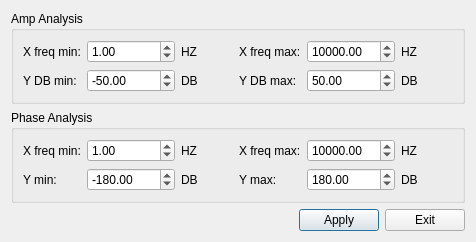
<?xml version="1.0" encoding="UTF-8"?>
<ui version="4.0">
 <class>DFTSettingDialog</class>
 <widget class="QDialog" name="DFTSettingDialog">
  <property name="geometry">
   <rect>
    <x>0</x>
    <y>0</y>
    <width>476</width>
    <height>211</height>
   </rect>
  </property>
  <property name="windowTitle">
   <string>Window Settings</string>
  </property>
  <layout class="QVBoxLayout" name="verticalLayout" stretch="1,1,0">
   <item>
    <widget class="QGroupBox" name="groupBox_fft_amp">
     <property name="title">
      <string>Amp Analysis</string>
     </property>
     <layout class="QGridLayout" name="gridLayout">
      <item row="0" column="0">
       <widget class="QLabel" name="label">
        <property name="text">
         <string>X freq min:</string>
        </property>
       </widget>
      </item>
      <item row="0" column="1">
       <widget class="QDoubleSpinBox" name="doubleSpinBox_fft_amp_xmin">
        <property name="minimum">
         <double>-4294967296.000000000000000</double>
        </property>
        <property name="maximum">
         <double>4294967296.000000000000000</double>
        </property>
        <property name="value">
         <double>1.000000000000000</double>
        </property>
       </widget>
      </item>
      <item row="0" column="2">
       <widget class="QLabel" name="label_3">
        <property name="minimumSize">
         <size>
          <width>40</width>
          <height>0</height>
         </size>
        </property>
        <property name="text">
         <string>HZ</string>
        </property>
       </widget>
      </item>
      <item row="0" column="3">
       <widget class="QLabel" name="label_5">
        <property name="text">
         <string>X freq max:</string>
        </property>
       </widget>
      </item>
      <item row="0" column="4">
       <widget class="QDoubleSpinBox" name="doubleSpinBox_fft_amp_xmax">
        <property name="minimum">
         <double>-4294967296.000000000000000</double>
        </property>
        <property name="maximum">
         <double>4294967296.000000000000000</double>
        </property>
        <property name="value">
         <double>10000.000000000000000</double>
        </property>
       </widget>
      </item>
      <item row="0" column="5">
       <widget class="QLabel" name="label_6">
        <property name="text">
         <string>HZ</string>
        </property>
       </widget>
      </item>
      <item row="1" column="0">
       <widget class="QLabel" name="label_2">
        <property name="text">
         <string>Y DB min:</string>
        </property>
       </widget>
      </item>
      <item row="1" column="1">
       <widget class="QDoubleSpinBox" name="doubleSpinBox_fft_amp_ymin">
        <property name="minimum">
         <double>-4294967296.000000000000000</double>
        </property>
        <property name="maximum">
         <double>4294967296.000000000000000</double>
        </property>
        <property name="value">
         <double>-50.000000000000000</double>
        </property>
       </widget>
      </item>
      <item row="1" column="2">
       <widget class="QLabel" name="label_4">
        <property name="minimumSize">
         <size>
          <width>40</width>
          <height>0</height>
         </size>
        </property>
        <property name="text">
         <string>DB</string>
        </property>
       </widget>
      </item>
      <item row="1" column="3">
       <widget class="QLabel" name="label_7">
        <property name="text">
         <string>Y DB max:</string>
        </property>
       </widget>
      </item>
      <item row="1" column="4">
       <widget class="QDoubleSpinBox" name="doubleSpinBox_fft_amp_ymax">
        <property name="minimum">
         <double>-4294967296.000000000000000</double>
        </property>
        <property name="maximum">
         <double>4294967296.000000000000000</double>
        </property>
        <property name="value">
         <double>50.000000000000000</double>
        </property>
       </widget>
      </item>
      <item row="1" column="5">
       <widget class="QLabel" name="label_8">
        <property name="text">
         <string>DB</string>
        </property>
       </widget>
      </item>
     </layout>
    </widget>
   </item>
   <item>
    <widget class="QGroupBox" name="groupBox_fft_phase">
     <property name="title">
      <string>Phase Analysis</string>
     </property>
     <layout class="QGridLayout" name="gridLayout_2">
      <item row="0" column="0">
       <widget class="QLabel" name="label_9">
        <property name="text">
         <string>X freq min:</string>
        </property>
       </widget>
      </item>
      <item row="0" column="1">
       <widget class="QDoubleSpinBox" name="doubleSpinBox_fft_pha_xmin">
        <property name="minimum">
         <double>-4294967296.000000000000000</double>
        </property>
        <property name="maximum">
         <double>4294967296.000000000000000</double>
        </property>
        <property name="value">
         <double>1.000000000000000</double>
        </property>
       </widget>
      </item>
      <item row="0" column="2">
       <widget class="QLabel" name="label_13">
        <property name="minimumSize">
         <size>
          <width>40</width>
          <height>0</height>
         </size>
        </property>
        <property name="text">
         <string>HZ</string>
        </property>
       </widget>
      </item>
      <item row="0" column="3">
       <widget class="QLabel" name="label_10">
        <property name="text">
         <string>X freq max:</string>
        </property>
       </widget>
      </item>
      <item row="0" column="4">
       <widget class="QDoubleSpinBox" name="doubleSpinBox_fft_pha_xmax">
        <property name="minimum">
         <double>-4294967296.000000000000000</double>
        </property>
        <property name="maximum">
         <double>4294967296.000000000000000</double>
        </property>
        <property name="value">
         <double>10000.000000000000000</double>
        </property>
       </widget>
      </item>
      <item row="0" column="5">
       <widget class="QLabel" name="label_14">
        <property name="text">
         <string>HZ</string>
        </property>
       </widget>
      </item>
      <item row="1" column="0">
       <widget class="QLabel" name="label_11">
        <property name="text">
         <string>Y min:</string>
        </property>
       </widget>
      </item>
      <item row="1" column="1">
       <widget class="QDoubleSpinBox" name="doubleSpinBox_fft_pha_ymin">
        <property name="minimum">
         <double>-4294967296.000000000000000</double>
        </property>
        <property name="maximum">
         <double>4294967296.000000000000000</double>
        </property>
        <property name="value">
         <double>-180.000000000000000</double>
        </property>
       </widget>
      </item>
      <item row="1" column="2">
       <widget class="QLabel" name="label_15">
        <property name="minimumSize">
         <size>
          <width>40</width>
          <height>0</height>
         </size>
        </property>
        <property name="text">
         <string>DB</string>
        </property>
       </widget>
      </item>
      <item row="1" column="3">
       <widget class="QLabel" name="label_12">
        <property name="text">
         <string>Y max:</string>
        </property>
       </widget>
      </item>
      <item row="1" column="4">
       <widget class="QDoubleSpinBox" name="doubleSpinBox_fft_pha_ymax">
        <property name="minimum">
         <double>-4294967296.000000000000000</double>
        </property>
        <property name="maximum">
         <double>4294967296.000000000000000</double>
        </property>
        <property name="value">
         <double>180.000000000000000</double>
        </property>
       </widget>
      </item>
      <item row="1" column="5">
       <widget class="QLabel" name="label_16">
        <property name="text">
         <string>DB</string>
        </property>
       </widget>
      </item>
     </layout>
    </widget>
   </item>
   <item>
    <layout class="QHBoxLayout" name="horizontalLayout">
     <item>
      <spacer name="horizontalSpacer">
       <property name="orientation">
        <enum>Qt::Horizontal</enum>
       </property>
       <property name="sizeHint" stdset="0">
        <size>
         <width>40</width>
         <height>20</height>
        </size>
       </property>
      </spacer>
     </item>
     <item>
      <widget class="QPushButton" name="btn_fft_apply">
       <property name="text">
        <string>Apply</string>
       </property>
      </widget>
     </item>
     <item>
      <widget class="QPushButton" name="btn_fft_exit">
       <property name="text">
        <string>Exit</string>
       </property>
      </widget>
     </item>
    </layout>
   </item>
  </layout>
 </widget>
 <resources/>
 <connections/>
</ui>
